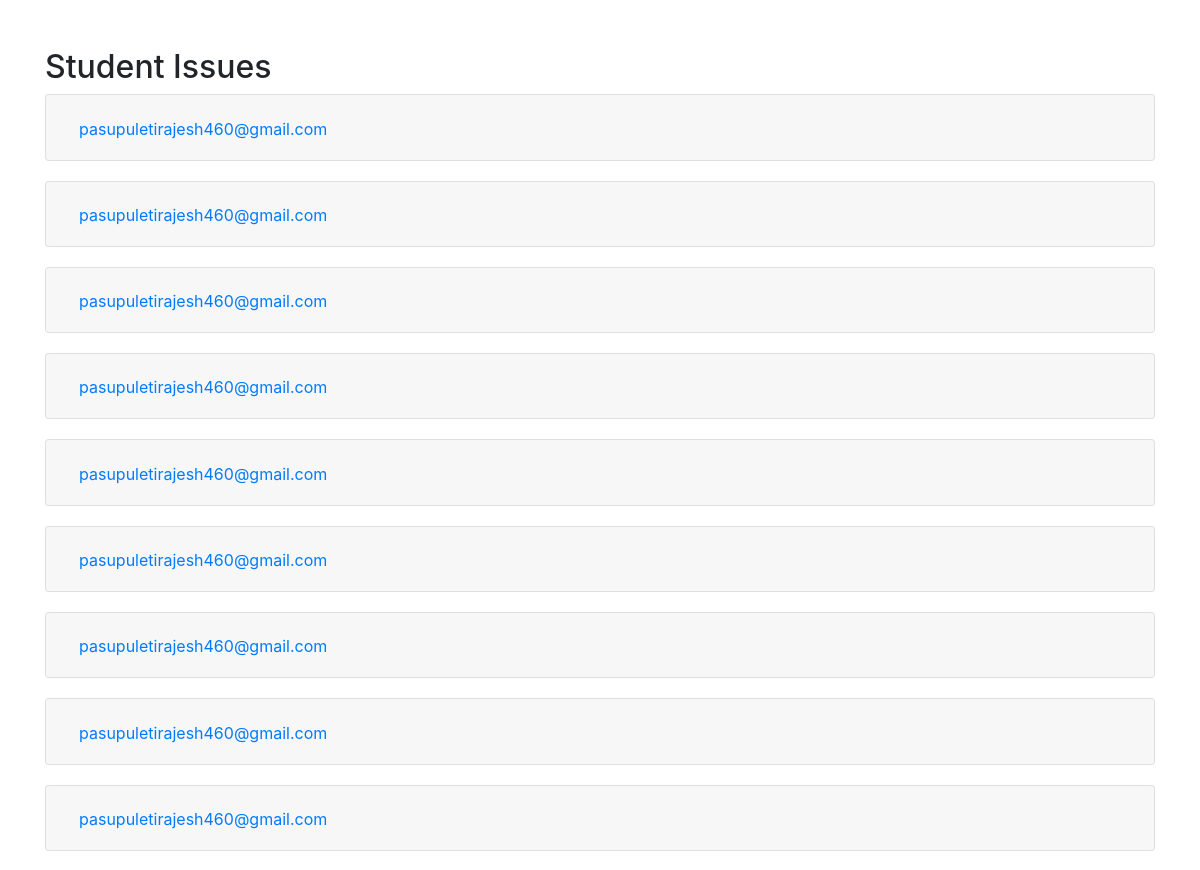
The page /app/student_adminissues/ (upper part) on the database as committed earlier.
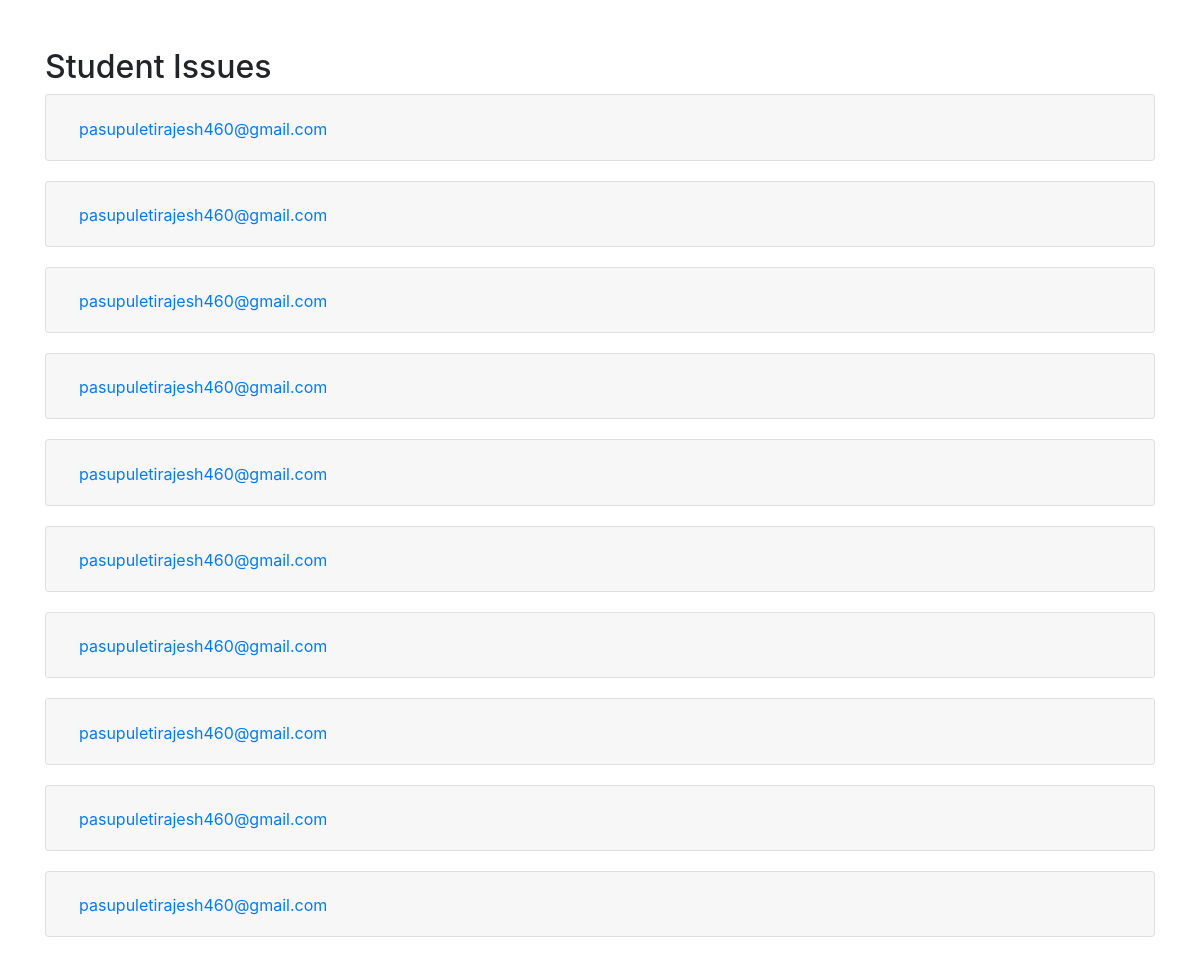
The same page on the database as committed later.
### app/models.py (models this page shows, shortened)
class StudentQueries(models.Model):
    email = models.EmailField()
    query = models.TextField()
    mobile=models.IntegerField(default=0)
    arrival_time = models.DateTimeField(default=timezone.now)

### app/views.py (the view)
# urls.py: path('student_adminissues/', views.student_adminissues, name='student_adminissues'),
def student_adminissues(request):
    student_queries = StudentQueries.objects.all().order_by('-arrival_time')
    context = {'issues': student_queries}
    return render(request, 'student_adminissues.html', context)

### templates/student_adminissues.html (shortened to what this page needs)
{% load static %}
<!DOCTYPE html>
<html lang="en">
  <head>
    <link
      rel="stylesheet"
      href="https://stackpath.bootstrapcdn.com/bootstrap/4.5.2/css/bootstrap.min.css" />
    <link
      href="https://unpkg.com/boxicons@2.1.4/css/boxicons.min.css"
      rel="stylesheet" />
  </head>
  <body>
    <div class="container mt-5">
      <h2>Student Issues</h2>
      {% for issue in issues %}
      <div class="accordion accordion-item" id="accordion{{ forloop.counter }}">
        <div class="card">
          <div class="card-header" id="heading{{ forloop.counter }}">
            <h2 class="mb-0">
              <button
                class="btn btn-link"
                type="button"
                data-toggle="collapse"
                data-target="#collapse{{ forloop.counter }}"
                aria-expanded="true"
                aria-controls="collapse{{ forloop.counter }}">
                {{ issue.email }}
              </button>
            </h2>
          </div>
        </div>
      </div>
      {% endfor %}
    </div>
  </body>
</html>

Rows that differ between the two databases and show on the page:
added StudentQueries: email "pasupuletirajesh460@gmail.com"
